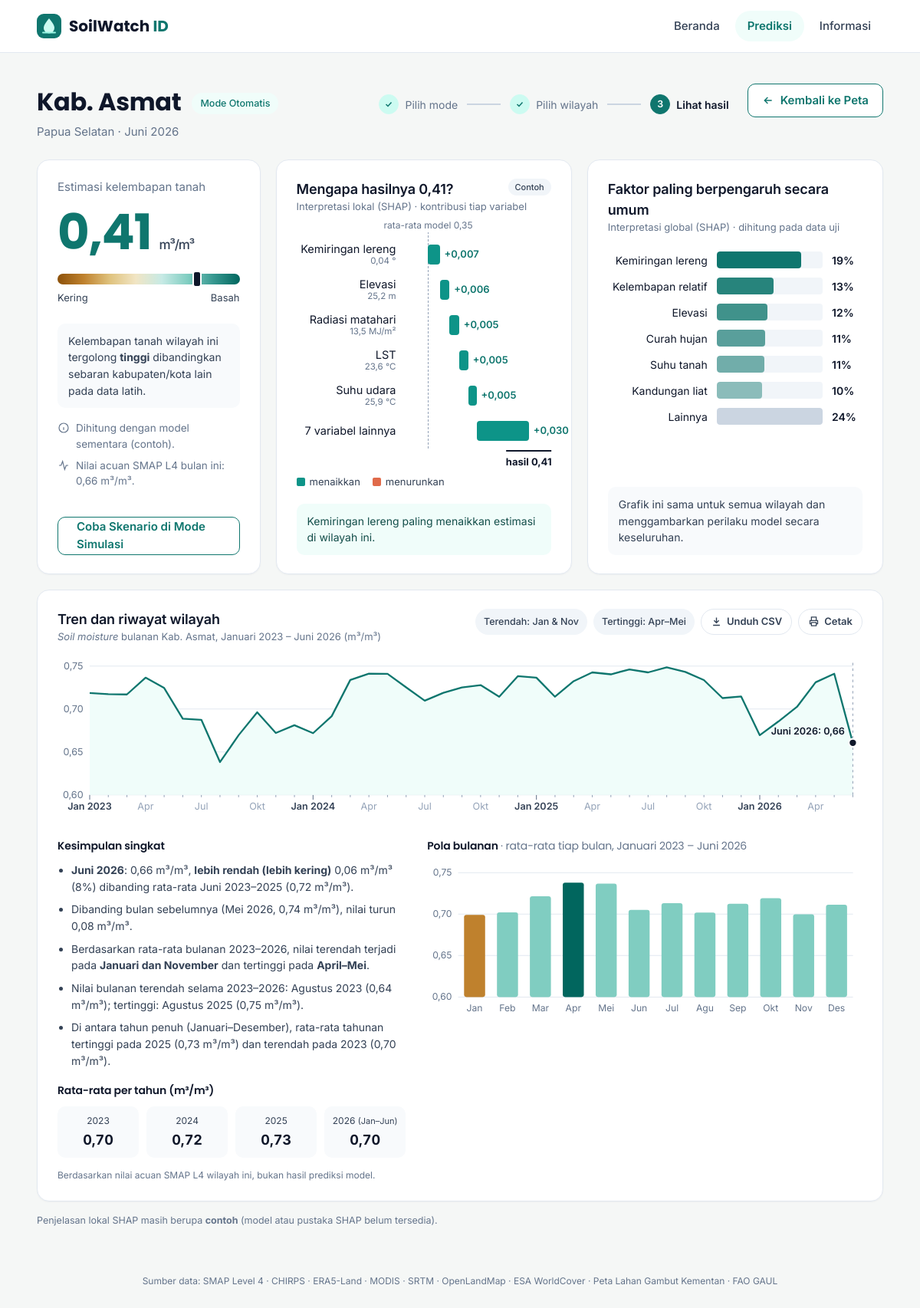
The app's page /hasil?id=346&periode=2026-06 with its own data.
### tables this page shows
CREATE TABLE wilayah (
            id INTEGER PRIMARY KEY, nama TEXT NOT NULL, provinsi_gaul TEXT NOT NULL,
            provinsi TEXT NOT NULL, label TEXT NOT NULL, kelompok TEXT NOT NULL,
            persen_gambut INTEGER, persen_badan_air INTEGER, persen_pertanian INTEGER,
            danau TEXT, UNIQUE (nama, provinsi_gaul));

CREATE TABLE data_bulanan (
            wilayah_id INTEGER NOT NULL REFERENCES wilayah(id),
            periode_id INTEGER NOT NULL REFERENCES periode(id),
            soil_moisture REAL, curah_hujan_bulanan REAL, suhu_celsius REAL, dew_point_celsius REAL, ndvi REAL, lst_celsius REAL, elevation REAL, slope REAL, solar_radiation REAL, wind_speed REAL, clay_content REAL, soil_temperature REAL, relative_humidity REAL,
            PRIMARY KEY (wilayah_id, periode_id));

CREATE TABLE periode (id INTEGER PRIMARY KEY, kode TEXT UNIQUE NOT NULL, label TEXT NOT NULL);

### app.py (the view)
@app.route("/hasil")
def hasil():
    try:
        wid = int(request.args.get("id", ""))
        w = est.WILAYAH[wid]
    except (ValueError, IndexError):
        return redirect(url_for("otomatis"))
    per = request.args.get("periode", periode_default())
    if per not in est.ID_PERIODE:
        abort(404)
    x = est.nilai_wilayah(wid, per)
    if any(v is None for v in x.values()):
        abort(404)
    v, sumber = est.prediksi(x, w["kelompok"])
    i = est.ID_PERIODE[per]
    return render_template(
        "hasil.html", menu="prediksi", mode="otomatis", judul=w["label"],
        sub=f'{w["prov"]} · {est.DATA["periode_label"][i]}', w=w, wid=wid, periode=per,
        v=v, sumber=sumber, kategori=est.kategori(v), wf=est.waterfall(x, v, w["kelompok"]),
        glob=est.kepentingan_global(), tren=est.tren(wid, per), smap=est.sm_wilayah(wid)[i],
        penanda=est.DATA["penanda"][wid], stat=est.STAT["soil_moisture"],
        gambut=est.galat_gambut(v) if est.DATA["penanda"][wid][0] >= 20 else None,
        rk=rkn.wilayah(wid, per))

### admin.py (called while the page is built)
@bp.app_context_processor
def konteks_admin():
    return {"csrf_token": token_form}

### app.py (called while the page is built)
@app.before_request
def data_terbaru():
    est.cek_versi()

def periode_default():
    return est.DATA["periode"][-1]

@app.context_processor
def umum():
    return {"penanda_contoh": est.DATA["penanda_contoh"],
            "lapisan_air": est.DATA.get("lapisan_air", 0), "lapisan_gambut": est.DATA.get("lapisan_gambut", 0),
            "sumber_kepentingan": est.DATA.get("sumber_kepentingan", "contoh"),
            "konf": est.KONF or {},
            "rentang_data": f'{est.DATA["periode_label"][0]} – {est.DATA["periode_label"][-1]}',
            "jumlah_wilayah": len(est.WILAYAH)}

### estimasi.py (called while the page is built)
def _query(sql, args=()):
    con = sqlite3.connect(f"file:{DB.as_posix()}?mode=ro", uri=True)
    try:
        return con.execute(sql, args).fetchall()
    finally:
        con.close()

def _versi():
    f = ROOT / "models" / "model_terpilih.json"
    return (DB.stat().st_mtime_ns, f.stat().st_mtime_ns if f.exists() else 0)

def cek_versi():
    if _versi() != VERSI:
        muat_ulang()

def _rencana(kelompok):
    if KONF:
        cak = "nasional" if kelompok is None or KONF["per_kelompok"].get(kelompok) != "regional" else kelompok
        w = float(KONF["bobot_rf"].get(cak, 1.0))
        return cak, [(j, b) for j, b in [("rf", w), ("xgb", 1 - w)] if b > 1e-9]
    cak = "nasional" if kelompok is None or DATA["pilihan_model"].get(kelompok) != "regional" else kelompok
    return cak, [("rf", 1.0)]

def _baris(obj, x):
    urutan = obj["fitur"]
    baris = [[x[f] for f in urutan]]
    try:
        import pandas as pd
        return pd.DataFrame(baris, columns=urutan)
    except ImportError:
        return baris

def prediksi(x, kelompok=None):
    cak, rencana = _rencana(kelompok)
    try:
        total = 0.0
        for jenis, bobot in rencana:
            obj = _model(jenis, cak)
            if obj is None:
                raise LookupError
            total += bobot * float(obj["model"].predict(_baris(obj, x))[0])
        return total, _sumber(cak, rencana)
    except Exception:
        pass
    lin = DATA["linear"]
    z = [(x[f] - STAT[f]["mean"]) / STAT[f]["std"] for f in FITUR]
    v = lin["intercept"] + sum(k * zi for k, zi in zip(lin["koef"], z))
    return max(0.02, min(0.85, v)), "model sementara (contoh)"

def kategori(v):
    s = STAT["soil_moisture"]
    if v < s["p33"]:
        return "rendah"
    if v > s["p67"]:
        return "tinggi"
    return "sedang"

### ringkasan.py (called while the page is built)
def _f(v):
    return est.fmt(v, 2)

### templates/hasil.html (shortened to what this page needs)
{% extends "base.html" %}
{% import "_ringkasan.html" as R %}
{% from "_langkah.html" import langkah %}
{% block content %}
{% set pos = ((v - 0.10) / 0.40 * 100) %}
{% set pos = [[pos, 1] | max, 99] | min %}
<div class="page-head">
  <div>
    <div class="title-row">
      <h1 class="p-title">{{ judul }}</h1>
      <span class="chip">{{ 'Mode Otomatis' if mode == 'otomatis' else 'Mode Simulasi' }}</span>
    </div>
    <p class="muted">{{ sub }}</p>
  </div>
  <div class="head-right">
    {{ langkah(3, 'Pilih wilayah' if mode == 'otomatis' else 'Isi nilai variabel') }}
    {% if mode == 'otomatis' %}
    <a class="btn s sm" href="{{ url_for('otomatis', id=wid, periode=periode) }}"><svg width="16" height="16" viewBox="0 0 24 24" fill="none" stroke="currentColor" stroke-width="2.2" aria-hidden="true"><path d="M19 12H5M11 6l-6 6 6 6"/></svg>Kembali ke Peta</a>
    {% else %}
    <a class="btn s sm" href="{{ kembali }}"><svg width="16" height="16" viewBox="0 0 24 24" fill="none" stroke="currentColor" stroke-width="2.2" aria-hidden="true"><path d="M19 12H5M11 6l-6 6 6 6"/></svg>Ubah Nilai</a>
    {% endif %}
  </div>
</div>
<div class="res-grid">
  <section class="card res-card">
    <div class="muted">Estimasi kelembapan tanah</div>
    <div class="big-val">{{ v | angka(2) }}<span>m³/m³</span></div>
    <div class="gauge"><div class="legend-ramp"></div><i style="left:{{ pos }}%"></i></div>
    <div class="legend-lbl muted"><span>Kering</span><span>Basah</span></div>
    <div class="note">
      {% if mode == 'otomatis' %}Kelembapan tanah wilayah ini tergolong <b>{{ kategori }}</b> dibandingkan sebaran kabupaten/kota lain pada data latih.
      {% else %}Dengan nilai variabel ini, kelembapan tanah tergolong <b>{{ kategori }}</b> dibandingkan sebaran kabupaten/kota pada data latih.{% endif %}
    </div>
    <ul class="meta">
      <li><svg width="16" height="16" viewBox="0 0 24 24" fill="none" stroke="currentColor" stroke-width="1.8" aria-hidden="true"><circle cx="12" cy="12" r="9"/><path d="M12 11v5M12 8h.01"/></svg>Dihitung dengan {{ sumber }}.</li>
      {% if mode == 'otomatis' and smap is not none %}
      <li><svg width="16" height="16" viewBox="0 0 24 24" fill="none" stroke="currentColor" stroke-width="1.8" aria-hidden="true"><path d="M3 12h4l3-8 4 16 3-8h4"/></svg>Nilai acuan SMAP L4 bulan ini: {{ smap | angka(2) }} m³/m³.</li>
      {% endif %}
    </ul>
    {% if mode == 'otomatis' %}
    <a class="btn s wide" href="{{ url_for('simulasi', dari=wid, periode=periode) }}">Coba Skenario di Mode Simulasi</a>
    {% else %}
    <a class="btn s wide" href="{{ url_for('otomatis') }}">Lihat Kondisi Wilayah Nyata</a>
    {% endif %}
  </section>
  <section class="card res-card">
    <div class="card-h"><h2>Mengapa hasilnya {{ v | angka(2) }}?</h2>{% if not wf.asli %}<span class="chip chip-grey sm">Contoh</span>{% endif %}</div>
    <p class="muted small-2">Interpretasi lokal (SHAP) · kontribusi tiap variabel</p>
    <div class="wf">
      <div class="wf-ov"><div class="wf-base {{ 'kanan' if wf.base_pos > 60 }}" style="left:{{ wf.base_pos }}%"><span>rata-rata model {{ wf.base | angka(2) }}</span></div></div>
      {% for r in wf.rows %}
      <div class="wf-row">
        <div class="wf-lab"><span class="wf-nama">{{ r.label }}{% if r.nilai_x %}<small>{{ r.nilai_x }} {{ r.satuan }}</small>{% endif %}</span><em class="wf-nilai-hp {{ 'up' if r.naik else 'down' }}">{{ r.teks }}</em></div>
        <div class="wf-track">
          <i class="{{ 'up' if r.naik else 'down' }}" style="left:{{ r.kiri }}%;width:{{ r.lebar }}%"></i>
          <b class="{{ 'up' if r.naik else 'down' }}" style="{{ ('left:calc(' ~ (r.kiri + r.lebar) ~ '% + 6px)') if r.naik else ('right:calc(' ~ (100 - r.kiri) ~ '% + 6px)') }}">{{ r.teks }}</b>
        </div>
      </div>
      {% endfor %}
      <div class="wf-row wf-end"><div class="wf-lab"></div><div class="wf-track"><span class="{{ 'kiri' if wf.hasil_pos < 18 else ('kanan' if wf.hasil_pos > 82) }}" style="left:{{ wf.hasil_pos }}%">hasil {{ v | angka(2) }}</span></div></div>
    </div>
    <div class="wf-legend"><span><i class="up"></i>menaikkan</span><span><i class="down"></i>menurunkan</span></div>
    {% if wf.utama %}
    {% set statis = wf.utama.label in ['Elevasi', 'Kemiringan lereng', 'Kandungan liat'] %}
    <div class="note ok">{{ wf.utama.label }} paling {{ 'menaikkan' if wf.utama.naik else 'menurunkan' }} estimasi{% if mode == 'otomatis' %}{{ ' di wilayah ini' if statis else ' bulan ini' }}{% else %} pada skenario ini{% endif %}.</div>
    {% endif %}
  </section>
  <section class="card res-card">
    <div class="card-h"><h2>Faktor paling berpengaruh secara umum</h2>{% if sumber_kepentingan != 'shap' %}<span class="chip chip-grey sm">Sementara</span>{% endif %}</div>
    <p class="muted small-2">Interpretasi global (SHAP) · dihitung pada data uji</p>
    <div class="gbars">
      {% for g in glob %}
      <div class="gbar {{ 'lain' if g.lain }}"><span>{{ g.label }}</span><div><i style="width:{{ g.lebar }}%;opacity:{{ 1 - loop.index0 * 0.11 }}"></i></div><b>{{ g.persen | round | int }}%</b></div>
      {% endfor %}
    </div>
    <div class="note">Grafik ini sama untuk semua wilayah dan menggambarkan perilaku model secara keseluruhan.</div>
  </section>
</div>
{% if mode == 'otomatis' %}
<section class="card trend">
  <div class="card-h wrap">
    <div><h2>Tren dan riwayat wilayah</h2>
      <p class="muted small-2"><i>Soil moisture</i> bulanan {{ judul }}, {{ tren.awal }} – {{ tren.akhir }} (m³/m³)</p></div>
    <div class="chips"><span class="chip chip-grey">Terendah: {{ tren.rendah }}</span><span class="chip chip-grey">Tertinggi: {{ tren.tinggi }}</span>
      <a class="btn g sm" href="{{ url_for('unduh_wilayah', wid=wid) }}" download>
        <svg width="15" height="15" viewBox="0 0 24 24" fill="none" stroke="currentColor" stroke-width="2.2" aria-hidden="true"><path d="M12 4v11M7 10l5 5 5-5M5 20h14"/></svg>Unduh CSV</a>
      <button type="button" class="btn g sm" onclick="window.print()">
        <svg width="15" height="15" viewBox="0 0 24 24" fill="none" stroke="currentColor" stroke-width="2" aria-hidden="true"><path d="M7 9V3h10v6M7 17H4v-7h16v7h-3M7 14h10v7H7z"/></svg>Cetak</button></div>
  </div>
  <div class="trend-gulir"><svg class="trend-svg" viewBox="0 0 {{ tren.W }} {{ tren.H }}" role="img" aria-label="Grafik tren soil moisture bulanan">
    {% for g in tren.gy %}<line x1="{{ tren.L }}" x2="{{ tren.W - tren.R }}" y1="{{ g.y }}" y2="{{ g.y }}" class="gl"/><text x="{{ tren.L - 8 }}" y="{{ g.y + 4 }}" text-anchor="end">{{ g.teks }}</text>{% endfor %}
    {{ R.sumbu_bulan(tren) }}
    <polygon points="{{ tren.area }}" class="ar"/>
    <polyline points="{{ tren.garis }}" class="ln"/>
    <line x1="{{ tren.titik.x }}" x2="{{ tren.titik.x }}" y1="10" y2="{{ tren.H - tren.B }}" class="cur"/>
    <circle cx="{{ tren.titik.x }}" cy="{{ tren.titik.y }}" r="5" class="pt"/>
    <text x="{{ tren.titik.x + (-10 if tren.titik.x > tren.W * 0.8 else 10) }}" y="{{ tren.titik.y - 10 }}" text-anchor="{{ 'end' if tren.titik.x > tren.W * 0.8 else 'start' }}" class="pt-t">{{ tren.titik.teks }}</text>
    {{ R.titik_tooltip(tren) }}
  </svg></div>
  {% if rk %}
  <div class="rk-grid">
    <div>
      <h3 class="rk-h">Kesimpulan singkat</h3>
      {{ R.kesimpulan(rk) }}
      <h3 class="rk-h">Rata-rata per tahun (m³/m³)</h3>
      {{ R.tahunan(rk) }}
    </div>
    <div>
      <h3 class="rk-h">Pola bulanan <span class="muted">· rata-rata tiap bulan, {{ rk.awal }} – {{ rk.akhir }}</span></h3>
      {{ R.pola(rk) }}
    </div>
  </div>
  <p class="rk-cat muted">Berdasarkan nilai acuan SMAP L4 wilayah ini, bukan hasil prediksi model.</p>
  {% endif %}
</section>
{% endif %}
{% if not wf.asli or sumber_kepentingan != 'shap' %}
<p class="foot-note">{% if not wf.asli %}Penjelasan lokal SHAP masih berupa <b>contoh</b> (model atau pustaka SHAP belum tersedia). {% endif %}</p>
{% endif %}
{% endblock %}

### records on screen
wilayah: label "Kab. Asmat"
data_bulanan: soil_moisture "0,66"
periode: awal "Januari 2023"
periode: akhir "Juni 2026"

### other values on screen
{{ 'Mode Otomatis' if mode == 'otomatis' else 'Mode Simulasi' }} "Mode Otomatis"
{{ sub }} "Papua Selatan · Juni 2026"
{{ teks }} "Pilih mode" "Pilih wilayah" "Lihat hasil"
{{ n }} "3"
{{ v | angka(2) }} "0,41"
{{ kategori }} "tinggi"
{{ sumber }} "model sementara (contoh)"
{{ wf.base | angka(2) }} "0,35"
{{ r.label }} "Kemiringan lereng" "Elevasi" "Radiasi matahari" "LST" "Suhu udara" "7 variabel lainnya"
{{ r.nilai_x }} "0,04" "25,2" "13,5" "23,6" "25,9"
{{ r.satuan }} "°" "m" "MJ/m²" "°C" "°C"
{{ r.teks }} "+0,007" "+0,006" "+0,005" "+0,005" "+0,005" "+0,030"
{{ wf.utama.label }} "Kemiringan lereng"
{{ 'menaikkan' if wf.utama.naik else 'menurunkan' }} "menaikkan"
{{ ' di wilayah ini' if statis else ' bulan ini' }} "di wilayah ini"
